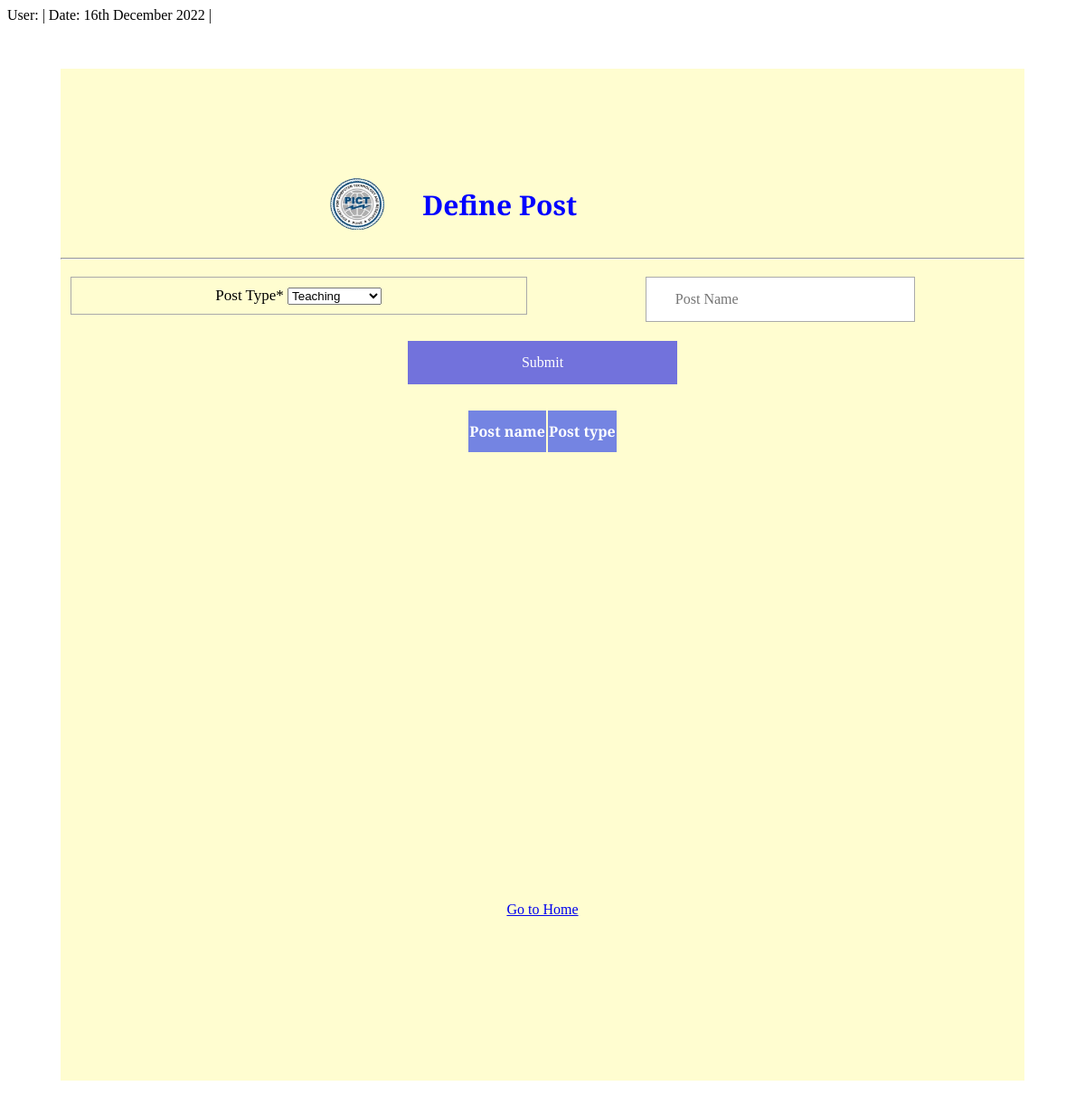
The app's page /basicform/addpost_faculty/0, older data.
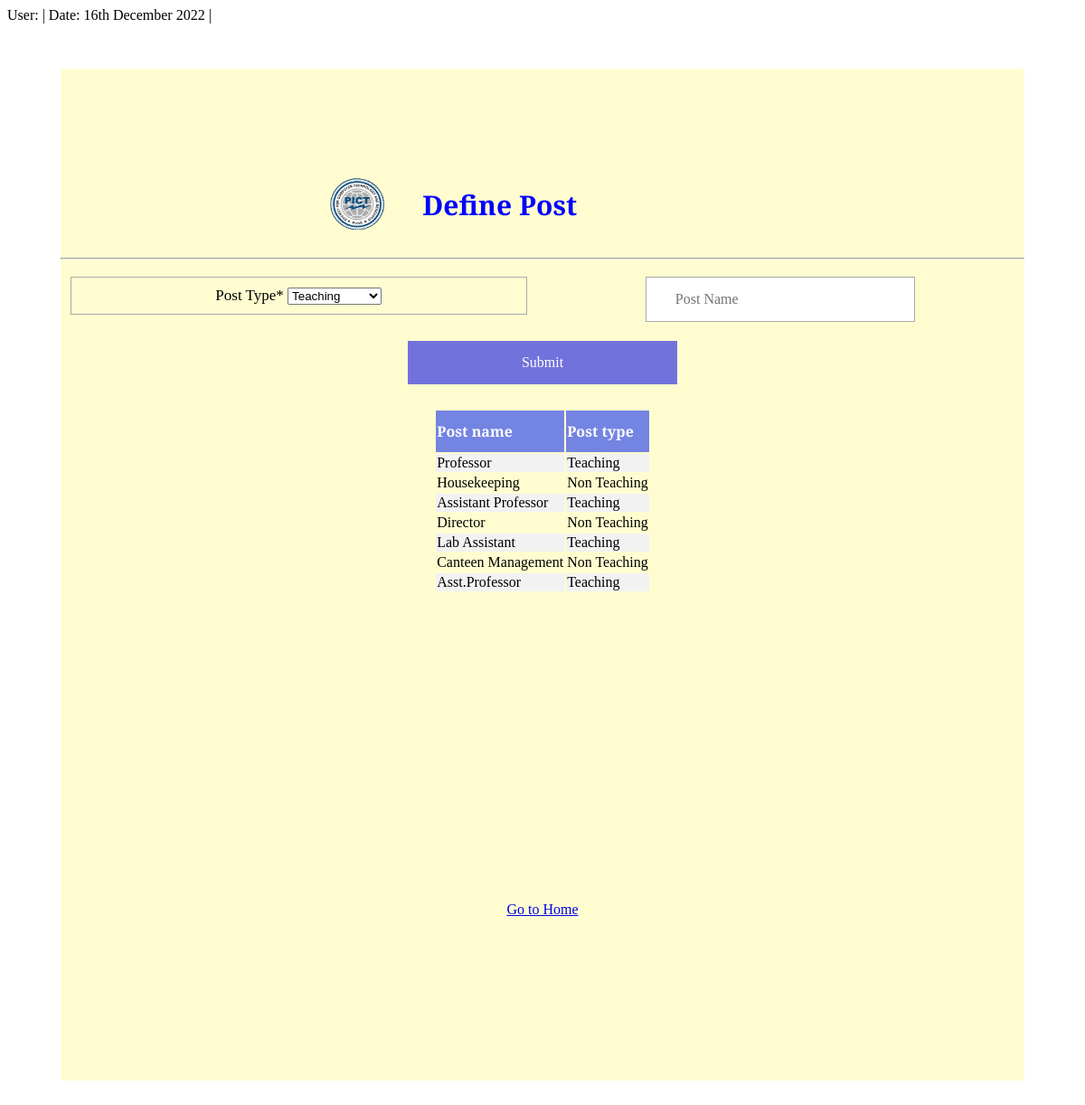
The same page, newer data.
### basicform/models.py (models this page shows, shortened)
class FPost(models.Model):
    choicelist=[('Teaching','Teaching'),('Non Teaching','Non Teaching')]
    post_name=models.CharField(primary_key=True,max_length=50)
    post_type=models.CharField(choices=choicelist,max_length=50)

### basicform/views.py (the view, shortened to what this page needs)
# urls.py: re_path(r'addpost_faculty/(?P<opt>.{1})',views.addpost,name='addpost'),
def addpost(request,opt):
    opt=int(opt)
    context={'opt':opt}
    if opt==1:
        postlist=FPost.objects.all()
    else: postlist=FPost.objects.all().values()
    branches=Branch.objects.all()
    faculty=Faculty.objects.values('emp_code','name','branch_name','post_name')
    context['postlist']=postlist
    context['branches']=branches
    context['faculty']=faculty
    print(postlist)
    return render(request,'define_posts_faclty.html',context)

### basicform/templatetags/customtags.py (called while the page is built)
@register.filter(name='has_group')
def has_group(user, group_name):
    return user.groups.filter(name=group_name).exists()

### basicform/templates/define_posts_faclty.html (shortened to what this page needs)
{%load static%}
{%load customtags%}
<link rel='stylesheet' href="{% static 'Base.css' %}">
<div class="name">User: {{user.get_username}} | Date: {% now "jS F Y " %} | {%if user|has_group:"Administrator"%}Adminstration{%elif user|has_group:"Data Entry"%}Data Entry{%endif%}</div>
<div class="home">
  <div class="heading">
    {%if opt is 0%}
    <h3>Define Post</h3>
    {%else%}
    <h3>Add Faculty</h3>
    {%endif%}
    <img src="{% static 'PICT-Logo.png' %}">
  </div>
<hr>
<form action=""method="POST">
    {%if opt is 0%}
    <span class="choice">
      <label for="pos">Post Type*</label>
      <select name="post_type" id="pos"  >
        <option vlaue="Teaching">Teaching</option>
      </select>
    </span>
    <input type="text" name="post_name" placeholder="Post Name">
    {%endif%}
    <input type="submit" id="submit"></form>
    {%if opt is 0%}
    <div class="tab">
      <table>
        <tr><th>Post name</th><th>Post type</th></tr>
        {%for i in postlist%}
        <tr>
        {%for key,value in i.items%}
        <td>{{value}}</td>
        {%endfor%}
      </tr>
      {%endfor%}
      </table>
      </div>
      {%endif%}
    <a href="{%url 'index' %}">Go to Home</a>
</div>

### basicform/statics/Base.css (style rules this page uses)
.home { background-color: #FFFDD0; margin: 50px auto; padding: 110px 0; text-align: center; width: 90%; font-family: 'Arvo', serif; align-items: center; }
.heading { display:inline-block; }
.tab { overflow-y: scroll; width: fit-content; height: 545px; margin: auto; }
tr:nth-child(even) { background-color: #f2f2f2; }
table { margin: auto; }
th { padding-top: 12px; padding-bottom: 12px; text-align: left; background-color: #7484e2; color: white; }
#submit { background-color: #7272dc; border: none; color: white; padding: 15px 32px; text-align: center; text-decoration: none; display: inline-block; font-size: 16px; cursor: pointer; }
.choice { padding: 10px; width: 45.3%; margin: 1%; font-size: 17px; font-family: Raleway; border: 1px solid #aaaaaa; float: left; }
img { width: 60; margin: -60px 30px; position: absolute; float: left; }
h3 { color: blue; width: 50%; margin: -50px 180px 30px; font-size: 30px; float: right; }
input { padding: 15px 32px; width: 28%; margin: 1%; font-size: 16px; font-family: Raleway; border: 1px solid #aaaaaa; }

### basicform/templates/define_posts_faclty.html (style rules this page uses)
.home { background-color: #FFFDD0; margin: 50px auto; padding: 180px 0; text-align: center; width: 90%; font-family: 'Arvo', serif; align-items: center; }

Row changes from the older to the newer data that the page shows:
added FPost: i "Professor" "Teaching"
added FPost: i "Housekeeping" "Non Teaching"
added FPost: i "Assistant Professor" "Teaching"
added FPost: i "Director" "Non Teaching"
added FPost: i "Lab Assistant" "Teaching"
added FPost: i "Canteen Management" "Non Teaching"
added FPost: i "Asst.Professor" "Teaching"
